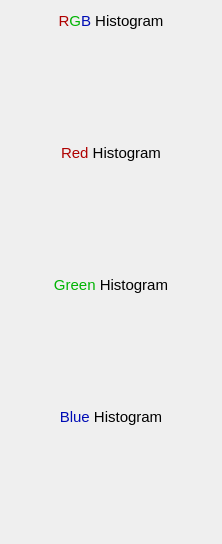
<?xml version="1.0" encoding="UTF-8"?>
<ui version="4.0">
 <class>PicHistogram</class>
 <widget class="QWidget" name="PicHistogram">
  <property name="geometry">
   <rect>
    <x>0</x>
    <y>0</y>
    <width>218</width>
    <height>518</height>
   </rect>
  </property>
  <property name="windowTitle">
   <string>Form</string>
  </property>
  <layout class="QVBoxLayout" name="verticalLayout_2">
   <item>
    <layout class="QVBoxLayout" name="verticalLayout">
     <item>
      <widget class="QLabel" name="rgbLabel">
       <property name="minimumSize">
        <size>
         <width>200</width>
         <height>20</height>
        </size>
       </property>
       <property name="maximumSize">
        <size>
         <width>16777215</width>
         <height>20</height>
        </size>
       </property>
       <property name="text">
        <string>&lt;html&gt;&lt;head/&gt;&lt;body&gt;&lt;p align=&quot;center&quot;&gt;&lt;span style=&quot; font-size:11pt; color:#af0000;&quot;&gt;R&lt;/span&gt;&lt;span style=&quot; font-size:11pt; color:#00b403;&quot;&gt;G&lt;/span&gt;&lt;span style=&quot; font-size:11pt; color:#000cb5;&quot;&gt;B&lt;/span&gt;&lt;span style=&quot; font-size:11pt;&quot;&gt; Histogram&lt;/span&gt;&lt;/p&gt;&lt;/body&gt;&lt;/html&gt;</string>
       </property>
      </widget>
     </item>
     <item>
      <widget class="HistoWithEditboxes" name="rgbHist" native="true">
       <property name="minimumSize">
        <size>
         <width>200</width>
         <height>100</height>
        </size>
       </property>
      </widget>
     </item>
     <item>
      <widget class="QLabel" name="redLable">
       <property name="minimumSize">
        <size>
         <width>200</width>
         <height>20</height>
        </size>
       </property>
       <property name="maximumSize">
        <size>
         <width>16777215</width>
         <height>20</height>
        </size>
       </property>
       <property name="text">
        <string>&lt;html&gt;&lt;head/&gt;&lt;body&gt;&lt;p align=&quot;center&quot;&gt;&lt;span style=&quot; font-size:11pt; color:#af0000;&quot;&gt;Red&lt;/span&gt;&lt;span style=&quot; font-size:11pt;&quot;&gt; Histogram&lt;/span&gt;&lt;/p&gt;&lt;/body&gt;&lt;/html&gt;</string>
       </property>
      </widget>
     </item>
     <item>
      <widget class="HistoWithEditboxes" name="redHist" native="true">
       <property name="minimumSize">
        <size>
         <width>200</width>
         <height>100</height>
        </size>
       </property>
      </widget>
     </item>
     <item>
      <widget class="QLabel" name="greenLabel">
       <property name="minimumSize">
        <size>
         <width>200</width>
         <height>20</height>
        </size>
       </property>
       <property name="maximumSize">
        <size>
         <width>16777215</width>
         <height>20</height>
        </size>
       </property>
       <property name="text">
        <string>&lt;html&gt;&lt;head/&gt;&lt;body&gt;&lt;p align=&quot;center&quot;&gt;&lt;span style=&quot; font-size:11pt; color:#00b403;&quot;&gt;Green&lt;/span&gt;&lt;span style=&quot; font-size:11pt;&quot;&gt; Histogram&lt;/span&gt;&lt;/p&gt;&lt;/body&gt;&lt;/html&gt;</string>
       </property>
      </widget>
     </item>
     <item>
      <widget class="HistoWithEditboxes" name="greenHist" native="true">
       <property name="minimumSize">
        <size>
         <width>200</width>
         <height>100</height>
        </size>
       </property>
      </widget>
     </item>
     <item>
      <widget class="QLabel" name="blueLabe">
       <property name="minimumSize">
        <size>
         <width>200</width>
         <height>20</height>
        </size>
       </property>
       <property name="maximumSize">
        <size>
         <width>16777215</width>
         <height>20</height>
        </size>
       </property>
       <property name="text">
        <string>&lt;html&gt;&lt;head/&gt;&lt;body&gt;&lt;p align=&quot;center&quot;&gt;&lt;span style=&quot; font-size:11pt; color:#000cb5;&quot;&gt;Blue&lt;/span&gt;&lt;span style=&quot; font-size:11pt;&quot;&gt; Histogram&lt;/span&gt;&lt;/p&gt;&lt;/body&gt;&lt;/html&gt;</string>
       </property>
      </widget>
     </item>
     <item>
      <widget class="HistoWithEditboxes" name="blueHist" native="true">
       <property name="minimumSize">
        <size>
         <width>200</width>
         <height>100</height>
        </size>
       </property>
      </widget>
     </item>
    </layout>
   </item>
  </layout>
 </widget>
 <customwidgets>
  <customwidget>
   <class>HistoWithEditboxes</class>
   <extends>QWidget</extends>
   <header>histowitheditboxes.h</header>
   <container>1</container>
  </customwidget>
 </customwidgets>
 <resources/>
 <connections/>
</ui>
